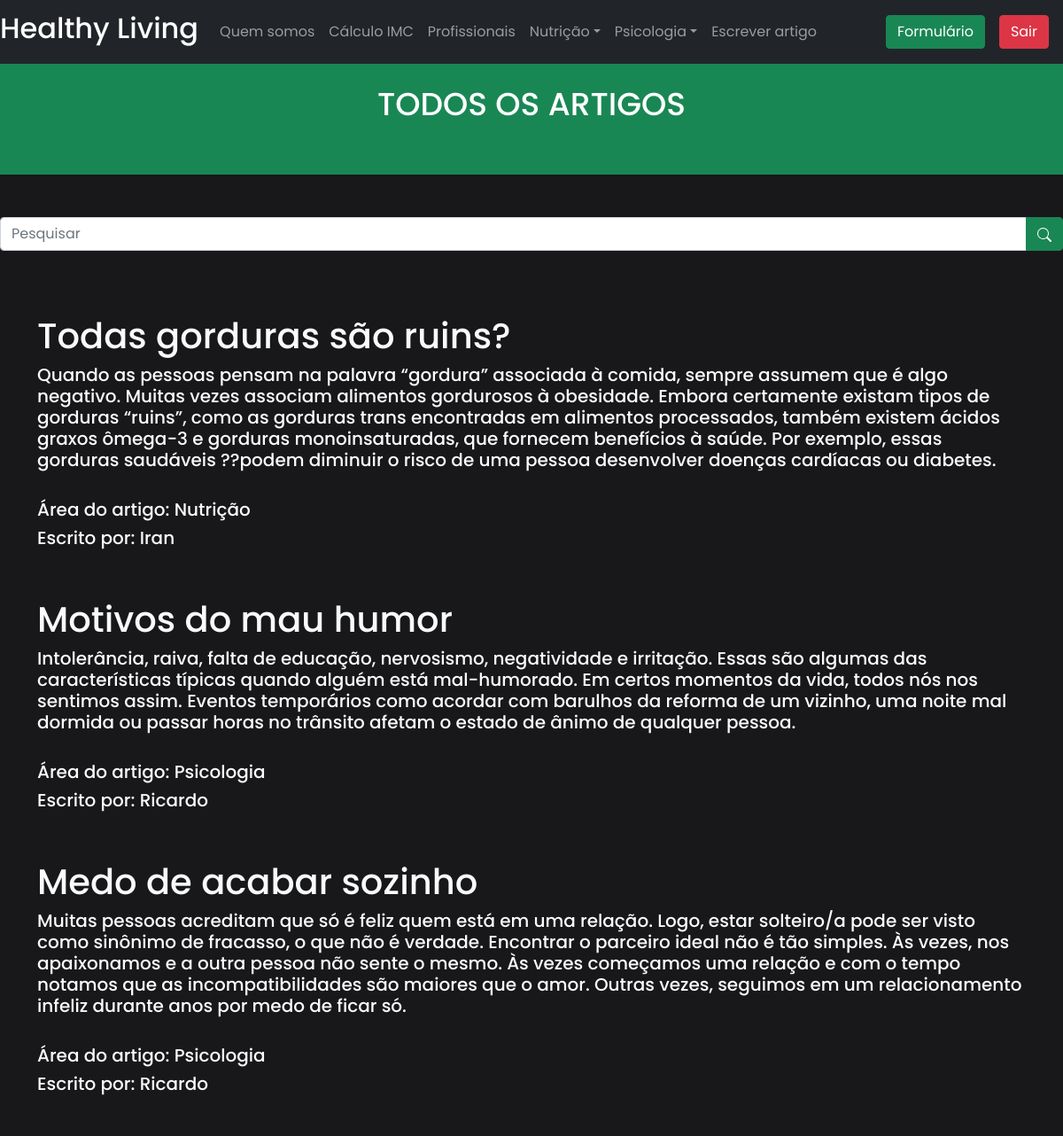
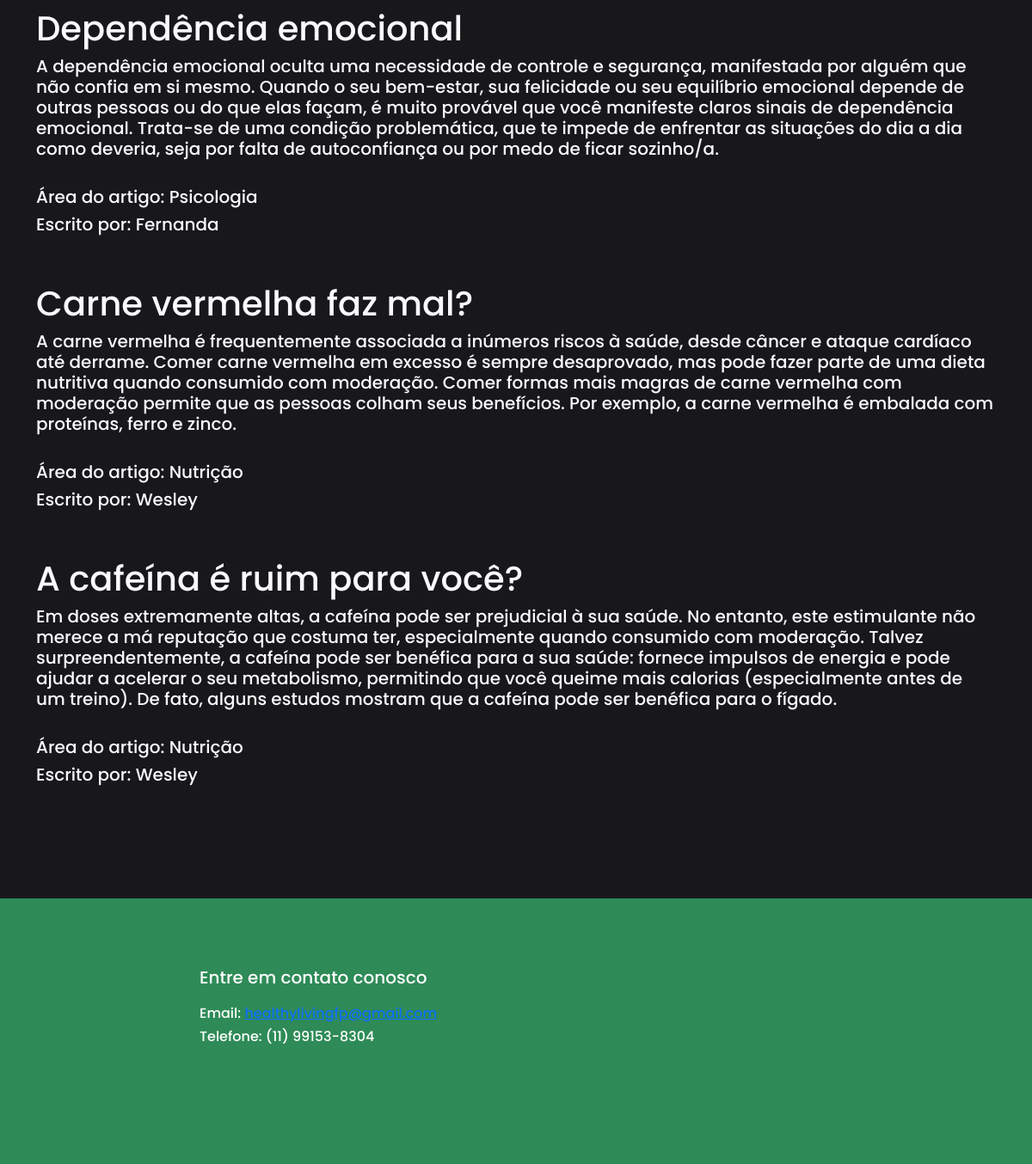
/index.php (signed in), run on the app's committed database (2 pictures, top to bottom).
### tables this page shows
CREATE TABLE `artigos` (
  `id` int(11) NOT NULL,
  `titulo` varchar(50) NOT NULL,
  `texto` text NOT NULL,
  `area_artigo` varchar(20) NOT NULL,
  `profissional` varchar(50) NOT NULL
);

### index.php (the view, shortened to what this page needs)
<?php
    include_once('./config.php');
    if(!empty($_GET['search']))
    {
      $data = $_GET['search'];
      $sql = "SELECT * FROM artigos WHERE titulo LIKE '%$data%' or profissional LIKE '%$data%' ORDER BY area_artigo DESC";
    }
    else
    {
      $sql = "SELECT * FROM artigos ORDER BY titulo DESC";
    }
    $result = $conexao->query($sql);
?>
<!DOCTYPE html>
<html lang="pt-br">
<head>
    <link rel="stylesheet" href="./bootstrap/css/bootstrap.min.css">
    <link rel="stylesheet" href="./quemsomos/style.css">
</head>
<body>
  <nav class="navbar navbar-expand-sm bg-dark navbar-dark fixed-top">
    <div class="container-fluid">
      <a class="navbar-brand" href="./index.php">
        <span class="logo-text"><h2>Healthy Living</h2></span>
      </a>
      <div class="collapse navbar-collapse" id="collapsibleNavbar">
        <ul class="navbar-nav me-auto">
          <li class="nav-item">
            <a class="nav-link" href="./quemsomos/index.html">Quem somos</a>
          </li>
          <li class="nav-item">
            <a class="nav-link" href="./calculadoraimc/index.html">Cálculo IMC</a>
          </li>
          <li class="nav-item">
            <a class="nav-link" href="./listaprof/lista.php">Profissionais</a>
          </li>
          <li class="nav-item dropdown">
            <a class="nav-link dropdown-toggle" href="#" role="button" data-bs-toggle="dropdown">Nutrição</a>
          </li>
          <li class="nav-item dropdown">
            <a class="nav-link dropdown-toggle" href="#" role="button" data-bs-toggle="dropdown">Psicologia</a>
          </li>
          <li class="nav-item">
            <a class="nav-link" href="./editor/index.php">Escrever artigo</a>
          </li>
        </ul>
        <div class="d-flex">
          <a href="./formulario/formulario.php" class="btn btn-success me-3">Formulário</a>
          <a href="./sair.php" class="btn btn-danger me-3">Sair</a>
        </div>
      </div>
    </div>
  </nav>
  <br>
  <br>
  <div class="container-fluid p-5 bg-success text-white text-center">
    <h1>TODOS OS ARTIGOS</h1>
  </div>
  <br>
  <br>
      <div  align="center" class="input-group mb" >
        <input type="search" class="form-control" placeholder="Pesquisar" id="pesquisar">
        <button onclick="searchData()" class="btn btn-success">
        </button>
      </div>
    <div class="container mt-5">
      <?php
        while($user_data = mysqli_fetch_assoc($result))
          {
            echo "<br>";
            echo "<h1>" .$user_data['titulo']."</h1>";
            echo "<h5>" .$user_data['texto']."</h5>";
            echo "<br>";
            echo "<h5>" . 'Área do artigo: '. $user_data['area_artigo']."</h5>";
            echo "<h5>" . 'Escrito por: '. $user_data['profissional']."</h5>";
            echo "<br>";
          }
      ?>
    </div>
    <footer class="footer">
    <div class="container">
        <div class="row">
            <div class="col-sm-8 offset-sm-2">
                <h4>Entre em contato conosco</h4>
                <h6>Email: <a href="mailto:healthylivingfp@gmail.com">healthylivingfp@gmail.com</a></h6>
                <h6>Telefone: (11) 99153-8304</h6>
            </div>
        </div>
    </div>
</footer>
</body>
</html>

### quemsomos/style.css (style rules this page uses)
* { font-family: 'Poppins', sans-serif; margin: 0; padding: 0; box-sizing: border-box; }
body { width: 100%; min-height: 100vh; background-color: #18181b; color: #f8fafc; }
.container-fluid { padding: 0; }
.navbar { background-color: #343a40; }
.navbar-brand { font-size: 24px; font-weight: 500; }
.navbar-nav .nav-link { font-size: 16px; font-weight: 400; }
.container-fluid.p-5 { padding: 30px 0; }
.container-fluid.p-5 h1 { font-size: 36px; margin-bottom: 10px; }
.container { margin-top: 50px; margin-bottom: 100px; }
.footer { background-color: #2E8B57; padding: 30px; color: #fff; }
.footer h4 { font-size: 20px; font-weight: 500; margin-bottom: 20px; }

### data on the page
artigos: titulo "Todas gorduras são ruins?", texto "Quando as pessoas pensam na palavra “gordura” associada à comida, sempre assumem que é algo negativo. Muitas vezes associam alimentos gordurosos à obesidade. Embora certamente existam tipos de gorduras “ruins”, como as gorduras trans encontradas em alimentos processados, também existem ácidos graxos ômega-3 e gorduras monoinsaturadas, que fornecem benefícios à saúde. Por exemplo, essas gorduras saudáveis ??podem diminuir o risco de uma pessoa desenvolver doenças cardíacas ou diabetes.", area_artigo "Nutrição", profissional "Iran"
artigos: titulo "Motivos do mau humor", texto "Intolerância, raiva, falta de educação, nervosismo, negatividade e irritação. Essas são algumas das características típicas quando alguém está mal-humorado. Em certos momentos da vida, todos nós nos sentimos assim. Eventos temporários como acordar com barulhos da reforma de um vizinho, uma noite mal dormida ou passar horas no trânsito afetam o estado de ânimo de qualquer pessoa.", area_artigo "Psicologia", profissional "Ricardo"
artigos: titulo "Medo de acabar sozinho", texto "Muitas pessoas acreditam que só é feliz quem está em uma relação. Logo, estar solteiro/a pode ser visto como sinônimo de fracasso, o que não é verdade. Encontrar o parceiro ideal não é tão simples. Às vezes, nos apaixonamos e a outra pessoa não sente o mesmo. Às vezes começamos uma relação e com o tempo notamos que as incompatibilidades são maiores que o amor. Outras vezes, seguimos em um relacionamento infeliz durante anos por medo de ficar só.", area_artigo "Psicologia", profissional "Ricardo"
artigos: titulo "Dependência emocional", texto "A dependência emocional oculta uma necessidade de controle e segurança, manifestada por alguém que não confia em si mesmo. Quando o seu bem-estar, sua felicidade ou seu equilíbrio emocional depende de outras pessoas ou do que elas façam, é muito provável que você manifeste claros sinais de dependência emocional. Trata-se de uma condição problemática, que te impede de enfrentar as situações do dia a dia como deveria, seja por falta de autoconfiança ou por medo de ficar sozinho/a.", area_artigo "Psicologia", profissional "Fernanda"
artigos: titulo "Carne vermelha faz mal?", texto "A carne vermelha é frequentemente associada a inúmeros riscos à saúde, desde câncer e ataque cardíaco até derrame. Comer carne vermelha em excesso é sempre desaprovado, mas pode fazer parte de uma dieta nutritiva quando consumido com moderação. Comer formas mais magras de carne vermelha com moderação permite que as pessoas colham seus benefícios. Por exemplo, a carne vermelha é embalada com proteínas, ferro e zinco.", area_artigo "Nutrição", profissional "Wesley"
artigos: titulo "A cafeína é ruim para você?", texto "Em doses extremamente altas, a cafeína pode ser prejudicial à sua saúde. No entanto, este estimulante não merece a má reputação que costuma ter, especialmente quando consumido com moderação. Talvez surpreendentemente, a cafeína pode ser benéfica para a sua saúde: fornece impulsos de energia e pode ajudar a acelerar o seu metabolismo, permitindo que você queime mais calorias (especialmente antes de um treino). De fato, alguns estudos mostram que a cafeína pode ser benéfica para o fígado.", area_artigo "Nutrição", profissional "Wesley"
